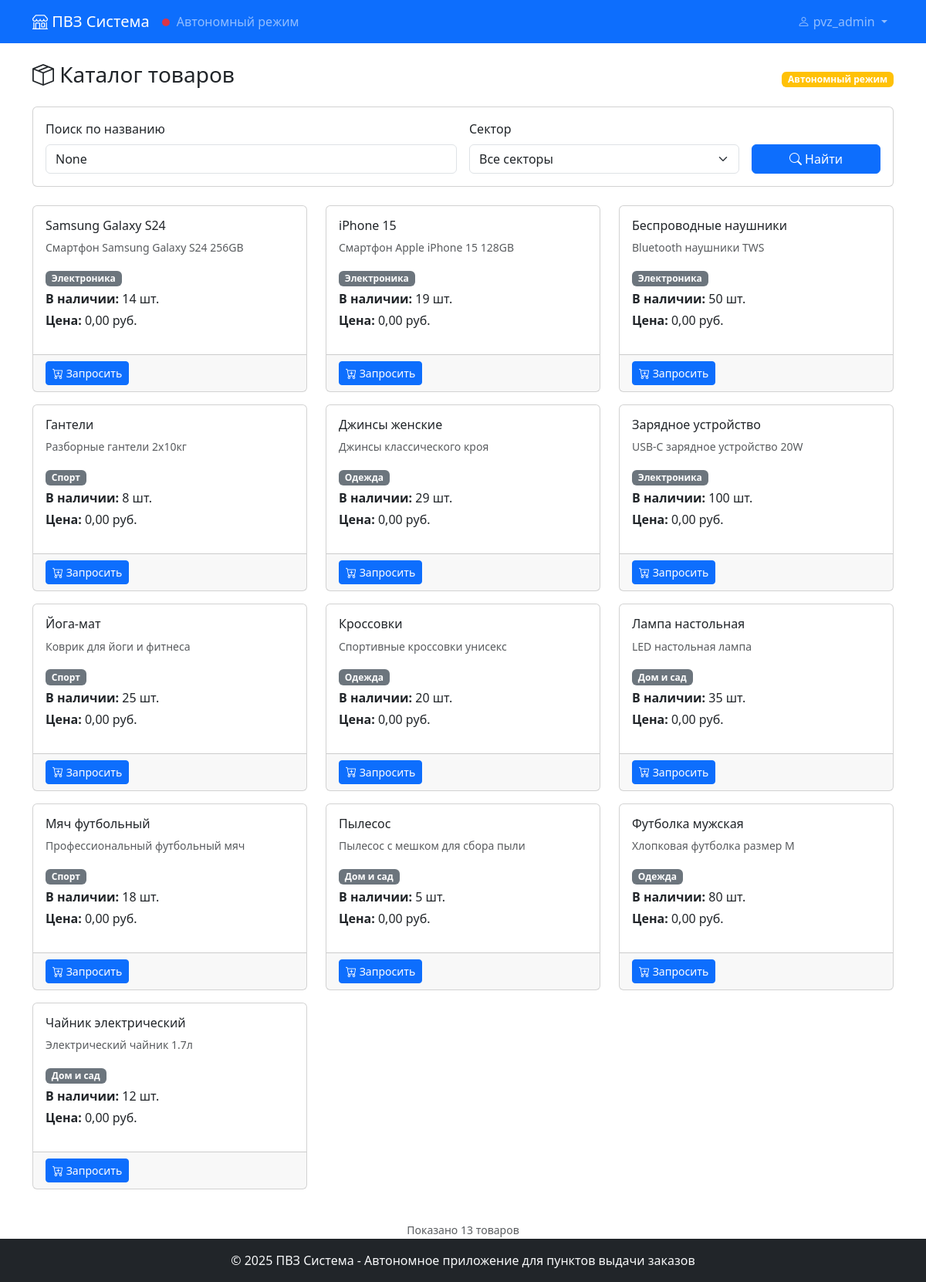
The page /products/ (signed in) on the database its author committed.
### pvz/models.py (models this page shows, shortened)
class CachedProduct(models.Model):
    warehouse_id = models.IntegerField(unique=True)  # ID из основной системы
    name = models.CharField(max_length=200)
    description = models.TextField(blank=True)
    sector_name = models.CharField(max_length=100)
    quantity = models.IntegerField()
    price = models.DecimalField(max_digits=10, decimal_places=2)
    last_updated = models.DateTimeField(auto_now=True)
    class Meta:
        ordering = ['name']

### pvz/views.py (the view)
# urls.py: path('products/', views.products_list, name='products_list'),
@login_required
def products_list(request):
    try:
        products_data = warehouse_api.get_available_products()
        if products_data:
            _update_products_cache(products_data)
            online_status = True
        else:
            online_status = False
    except Exception:
        online_status = False
    products = CachedProduct.objects.all()
    search = request.GET.get('search')
    if search:
        products = products.filter(name__icontains=search)
    sector = request.GET.get('sector')
    if sector:
        products = products.filter(sector_name=sector)
    sectors = CachedSector.objects.all()
    context = {
        'products': products,
        'sectors': sectors,
        'search': search,
        'selected_sector': sector,
        'online_status': online_status
    }
    return render(request, 'pvz/products_list.html', context)

### pvz/warehouse_service.py (called while the page is built)
    def _get_auth_headers(self):
        if not self.access_token:
            self._authenticate()
        return {
            'Authorization': f'Bearer {self.access_token}',
            'Content-Type': 'application/json'
        }

    def get_available_products(self):
        response = self._make_request('GET', 'products/available/')
        if response.status_code == 200:
            return response.json()
        else:
            logger.error(f"Ошибка получения доступных товаров: {response.status_code}")
            return None

### pvz/templates/pvz/products_list.html (shortened to what this page needs)
{% extends 'pvz/base.html' %}
{% block content %}
<div class="row">
    <div class="col-md-12">
        <div class="d-flex justify-content-between align-items-center mb-3">
            <h3><i class="bi bi-box-seam"></i> Каталог товаров</h3>
            <div>
                {% if not online_status %}
                    <span class="badge bg-warning">Автономный режим</span>
                {% else %}
                    <span class="badge bg-success">Онлайн</span>
                {% endif %}
            </div>
        </div>
    </div>
</div>
<div class="row mb-4">
    <div class="col-md-12">
        <div class="card">
            <div class="card-body">
                <form method="get" class="row g-3">
                    <div class="col-md-6">
                        <label for="search" class="form-label">Поиск по названию</label>
                        <input type="text" class="form-control" id="search" name="search"
                               value="{{ search }}" placeholder="Введите название товара">
                    </div>
                    <div class="col-md-4">
                        <label for="sector" class="form-label">Сектор</label>
                        <select class="form-select" id="sector" name="sector">
                            <option value="">Все секторы</option>
                        </select>
                    </div>
                    <div class="col-md-2">
                        <label class="form-label">&nbsp;</label>
                        <button type="submit" class="btn btn-primary d-block w-100">
                            <i class="bi bi-search"></i> Найти
                        </button>
                    </div>
                </form>
            </div>
        </div>
    </div>
</div>
<div class="row">
    {% if products %}
        {% for product in products %}
            <div class="col-md-4 mb-3">
                <div class="card h-100">
                    <div class="card-body">
                        <h6 class="card-title">{{ product.name }}</h6>
                        <p class="card-text text-muted small">{{ product.description|truncatechars:100 }}</p>
                        <p class="mb-1">
                            <span class="badge bg-secondary">{{ product.sector_name }}</span>
                        </p>
                        <p class="mb-1">
                            <strong>В наличии:</strong> {{ product.quantity }} шт.
                        </p>
                        <p class="mb-3">
                            <strong>Цена:</strong> {{ product.price }} руб.
                        </p>
                    </div>
                    <div class="card-footer">
                        {% if product.quantity > 0 %}
                            <a href="{% url 'pvz:create_request' %}?product={{ product.warehouse_id }}"
                               class="btn btn-primary btn-sm">
                                <i class="bi bi-cart-plus"></i> Запросить
                            </a>
                        {% else %}
                            <button class="btn btn-secondary btn-sm" disabled>
                                <i class="bi bi-x-circle"></i> Нет в наличии
                            </button>
                        {% endif %}
                    </div>
                </div>
            </div>
        {% endfor %}
    {% endif %}
</div>
{% if products %}
    <div class="row mt-4">
        <div class="col-12 text-center">
            <small class="text-muted">
                Показано {{ products|length }} товар{{ products|length|pluralize:"ов" }}
            </small>
        </div>
    </div>
{% endif %}
{% endblock %}

### pvz/templates/pvz/base.html (shortened to what this page needs)
<!DOCTYPE html>
<html lang="ru" class="h-100">
<head>
    <link href="https://cdn.jsdelivr.net/npm/bootstrap@5.3.0/dist/css/bootstrap.min.css" rel="stylesheet">
    <link href="https://cdn.jsdelivr.net/npm/bootstrap-icons@1.10.0/font/bootstrap-icons.css" rel="stylesheet">
</head>
<body class="d-flex flex-column h-100">
    <nav class="navbar navbar-expand-lg navbar-dark bg-primary">
        <div class="container">
            <a class="navbar-brand" href="{% url 'pvz:dashboard' %}">
                <i class="bi bi-shop"></i> ПВЗ Система
            </a>
            <div class="navbar-nav me-auto">
                {% if user.is_authenticated %}
                    <span class="navbar-text me-3">
                        <span class="online-indicator" id="connection-status"></span>
                        <span id="connection-text">Проверка соединения...</span>
                    </span>
                {% endif %}
            </div>
            <div class="navbar-nav">
                {% if user.is_authenticated %}
                    <div class="nav-item dropdown">
                        <a class="nav-link dropdown-toggle" href="#" role="button" data-bs-toggle="dropdown">
                            <i class="bi bi-person"></i> {{ user.username }}
                        </a>
                    </div>
                {% else %}
                    <a class="nav-link" href="{% url 'pvz:login' %}">
                        <i class="bi bi-box-arrow-in-right"></i> Вход
                    </a>
                {% endif %}
            </div>
        </div>
    </nav>
    <main class="flex-grow-1">
        <div class="container mt-4">
            {% block content %}
            {% endblock %}
        </div>
    </main>
    <footer class="bg-dark text-light py-3 mt-auto">
        <div class="container text-center">
            <p class="mb-0">&copy; 2025 ПВЗ Система - Автономное приложение для пунктов выдачи заказов</p>
        </div>
    </footer>
</body>
</html>

### pvz/templates/pvz/base.html (style rules this page uses)
body { display: flex; flex-direction: column; min-height: 100vh; }
main { flex: 1 0 auto; }
footer { flex-shrink: 0; }
.online-indicator { display: inline-block; width: 10px; height: 10px; border-radius: 50%; margin-right: 5px; }
.offline { background-color: #dc3545; }

### rows shown on the page
CachedProduct: name "Samsung Galaxy S24", description "Смартфон Samsung Galaxy S24 256GB", sector_name "Электроника", quantity "14", price "0,00"
CachedProduct: name "iPhone 15", description "Смартфон Apple iPhone 15 128GB", sector_name "Электроника", quantity "19", price "0,00"
CachedProduct: name "Беспроводные наушники", description "Bluetooth наушники TWS", sector_name "Электроника", quantity "50", price "0,00"
CachedProduct: name "Гантели", description "Разборные гантели 2х10кг", sector_name "Спорт", quantity "8", price "0,00"
CachedProduct: name "Джинсы женские", description "Джинсы классического кроя", sector_name "Одежда", quantity "29", price "0,00"
CachedProduct: name "Зарядное устройство", description "USB-C зарядное устройство 20W", sector_name "Электроника", quantity "100", price "0,00"
CachedProduct: name "Йога-мат", description "Коврик для йоги и фитнеса", sector_name "Спорт", quantity "25", price "0,00"
CachedProduct: name "Кроссовки", description "Спортивные кроссовки унисекс", sector_name "Одежда", quantity "20", price "0,00"
CachedProduct: name "Лампа настольная", description "LED настольная лампа", sector_name "Дом и сад", quantity "35", price "0,00"
CachedProduct: name "Мяч футбольный", description "Профессиональный футбольный мяч", sector_name "Спорт", quantity "18", price "0,00"
CachedProduct: name "Пылесос", description "Пылесос с мешком для сбора пыли", sector_name "Дом и сад", quantity "5", price "0,00"
CachedProduct: name "Футболка мужская", description "Хлопковая футболка размер M", sector_name "Одежда", quantity "80", price "0,00"
CachedProduct: name "Чайник электрический", description "Электрический чайник 1.7л", sector_name "Дом и сад", quantity "12", price "0,00"

### other values the page prints
{{ user.username }} "pvz_admin"
{{ products|length }} "13"
